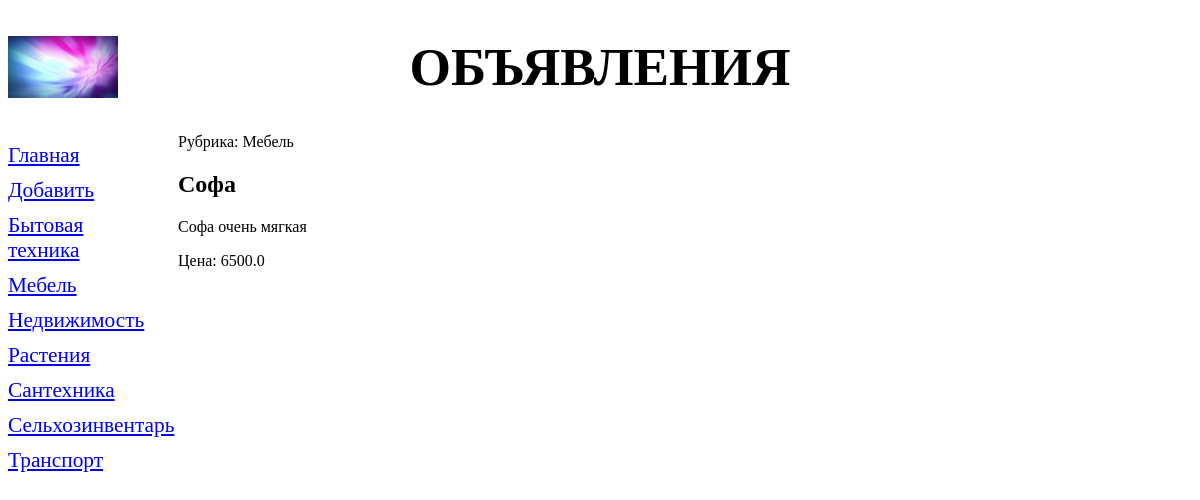
Screenshot of /bboard/detail/7/ with the database file from the repository.
### bboard/models.py (models this page shows, shortened)
class Rubric(models.Model):
    name = models.CharField(max_length=20, db_index=True,verbose_name='Название')
    order = models.SmallIntegerField(default=0, db_index=True)
    class Meta:
        verbose_name_plural='Рубрики'
        verbose_name='Рубрика'
        ordering=['order','name']

class Bb(models.Model):
    title = models.CharField(max_length=50, verbose_name='Товар')
    content = models.TextField(null=True, blank=True, verbose_name='Описание')
    price = models.FloatField(null=True, blank=True, verbose_name='Цена')
    published = models.DateTimeField(auto_now_add=True, db_index=True,
        verbose_name='Опубликовано')
    rubric = models.ForeignKey('Rubric', null=True, on_delete=models.PROTECT,
        verbose_name='Рубрика')
    class Meta:
        verbose_name_plural='Объявления'
        verbose_name='Объявление'
        ordering=['-published']

### bboard/views.py (the view)
# urls.py: path('detail/<int:pk>/', BbDetailView.as_view(), name='detail'),
class BbDetailView(DetailView):
   model = Bb
   def get_context_data(self, *args, **kwargs):
       context = super().get_context_data(*args, **kwargs)
       context['rubrics'] = Rubric.objects.all()
       return context

### bboard/templates/bboard/bb_detail.html (shortened to what this page needs)
{% extends "layout/basic.html" %}
{% block content %}
<p>Рубрика: {{ bb.rubric.name }}</p>
<h2>{{ bb.title }}</h2>
<p>{{ bb.content }}</p>
<p>Цена: {{ bb.price }}</p>
{% endblock %}

### bboard/templates/layout/basic.html (shortened to what this page needs)
{% load static %}
<!DOCTYPE html>
<html>
    <head>
        <link rel="stylesheet" type="text/css" href="{% static 'bboard/style.css' %}">
    </head>
    <body>
        <header>
            <h1>Объявления</h1>
        </header>
        <nav>
            <a href="{% url 'index' %}">Главная</a>
            <a href="{% url 'add' %}">Добавить</a>
            {% for rubric in rubrics %}
            <a href="{% url 'by_rubric' rubric.pk %}">{{ rubric.name }}</a>
            {% endfor %}
        </nav>
        <div class="a">
            {% block content %}
            {% endblock %}
        </div>
    </body>
</html>

### bboard/static/bboard/style.css (style rules this page uses)
header h1 { font-size: 40pt; text-transform: uppercase; text-align: center; background: url('bg.jpg') left / auto 100% no-repeat; }
nav { font-size: 16pt; width: 150px; float: left; }
nav a { display: block; margin: 10px 0px; }
.a { margin-left: 170px; }

### rows the page displays
Rubric: name "Бытовая техника"
Rubric: name "Мебель"
Rubric: name "Недвижимость"
Rubric: name "Растения"
Rubric: name "Сантехника"
Rubric: name "Сельхозинвентарь"
Rubric: name "Транспорт"
Bb: rubric.name "Мебель", title "Софа", content "Софа очень мягкая", price "6500.0"
